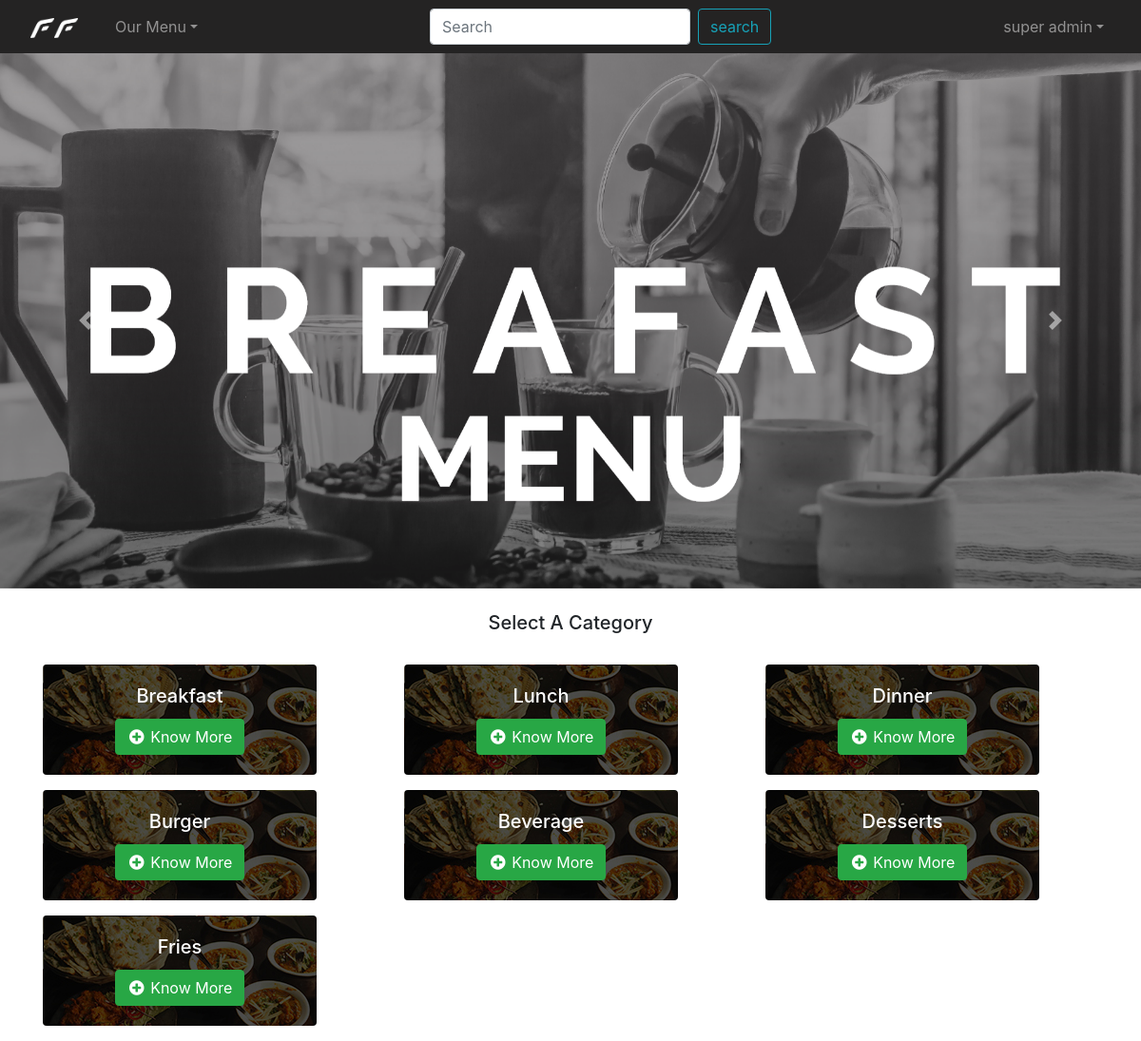
Screenshot of /src/home.php (signed in) with the database file from the repository.
### tables this page shows
CREATE TABLE `hero` (
  `hero_id` int(11) NOT NULL,
  `cat_id` int(11) NOT NULL,
  `image` varchar(255) NOT NULL
);

CREATE TABLE `category` (
  `cat_id` int(11) NOT NULL,
  `cat_title` varchar(30) NOT NULL
);

### src/home.php (the view, shortened to what this page needs)
<?php
include('../includes/nav-top.php');
$result1=mysqli_query($db,"SELECT * FROM `hero`;");
$result2=mysqli_query($db,"SELECT * FROM `category`;");
?>
    <div id="carouselExampleControls" class="carousel slide" data-ride="carousel">
        <div class="carousel-inner">
<?php
       if($result1->num_rows>0){
           $active=0;
   while($row=$result1->fetch_assoc()){
       if($active==0){
           echo "<div class='carousel-item active'>";
       }
       else {
           echo "<div class='carousel-item'>";
       }
       $active++;
        ?>
            <a href="http://localhost:8012/canteen-mgmt/src/menu.php?type=<?php echo $row['cat_id'];?>"><img class="d-block w-100" src="../images/<?php echo $row['image']; ?>"></a>
  <?php
    echo '</div>';
   }
       }
?>
        </div>
  <a class="carousel-control-prev" href="#carouselExampleControls" role="button" data-slide="prev">
    <span class="carousel-control-prev-icon" aria-hidden="true"></span>
  </a>
  <a class="carousel-control-next" href="#carouselExampleControls" role="button" data-slide="next">
    <span class="carousel-control-next-icon" aria-hidden="true"></span>
  </a>
    </div>
    <div class="container text-center">
              <br><h5>Select A Category</h5><br>
       <div class="row">
            <?php
                    if($result2->num_rows>0){
                        while($row=$result2->fetch_assoc()){
            ?>
                <div class="col-sm-12 col-md-4">
                    <div class="card text-white bg-food mb-3" style="max-width: 18rem;">
                      <div class="card-body">
                        <h5 class="card-title"><?php echo $row['cat_title'];?></h5>
                        <a href="menu.php?type=<?php echo $row['cat_id']; ?>" class="btn btn-success"><span class="fa fa-plus-circle fa-fw"></span> Know More</a>
                      </div>
                    </div>
                </div>
                <?php
                        }
                    }
           ?>
       </div>
    </div>
<?php include('../includes/footer-bottom.php')?>

### includes/nav-top.php (shortened to what this page needs)
<!doctype html>
<html lang="en">
  <head>
    <link rel="stylesheet" href="../css/bootstrap.min.css">
    <link rel="stylesheet" href="../css/fawesome/css/all.css">
  </head>
  <body>
<nav class="navbar navbar-expand-lg navbar-dark bg-black">
   <a class="nav-link" href="../src/home.php"><img src="../images/logo2.png" style="width:50px;"></a>
    <div class="container">
          <div class="collapse navbar-collapse" id="navbarTogglerDemo01">
                <ul class="nav navbar-nav pull-sm-left">
                      <ul class="navbar-nav mr-right mt-2 mt-lg-0">
                          <li class="nav-item dropdown bg-primary">
                            <a class="nav-link dropdown-toggle bg-black" href="#" id="navbarDropdown" role="button" data-toggle="dropdown" aria-haspopup="true" aria-expanded="false">Our Menu</a>
                          </li>
                    </ul>
                </ul>
                <ul class="nav navbar-nav navbar-logo mx-auto">
                  <li class="nav-item">
                        <form class="form-inline my-2 my-lg-0" action="" method="post">
                            <input class="form-control mr-sm-2" name="searchx" type="text" placeholder="Search" aria-label="Search">
                            <input class="btn btn-outline-info my-2 my-sm-0" type="submit" value="search" name="searchc">
                        </form>
                  </li>
                </ul>
                <ul class="nav navbar-nav pull-sm-right">
                      <ul class="navbar-nav mr-right mt-2 mt-lg-0">
                          <li class="nav-item dropdown bg-primary">
                            <a class="nav-link dropdown-toggle bg-black" href="#" id="navbarDropdown" role="button" data-toggle="dropdown" aria-haspopup="true" aria-expanded="false"><?php echo $_SESSION['fname'].' '.$_SESSION['lname']; ?></a>
                          </li>
                    </ul>
                </ul>
          </div>
    </div>
</nav>

### includes/footer-bottom.php (shortened to what this page needs)
  </body>
</html>

### includes/nav-top.php (style rules this page uses)
.bg-black { background-color: #242323; }

### src/home.php (style rules this page uses)
.bg-food { background-image: url(../images/bg.jpg); }

### rows the page displays
hero: image (picture)
category: cat_title "Breakfast"
category: cat_title "Lunch"
category: cat_title "Dinner"
category: cat_title "Burger"
category: cat_title "Beverage"
category: cat_title "Desserts"
category: cat_title "Fries"

### other values shown
$_SESSION['fname'] "super"
$_SESSION['lname'] "admin"
